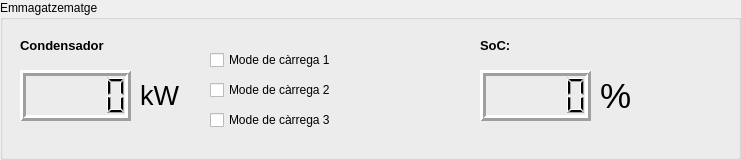
   <widget class="QGroupBox" name="groupBox_3">
    <property name="geometry">
     <rect>
      <x>10</x>
      <y>330</y>
      <width>741</width>
      <height>160</height>
     </rect>
    </property>
    <property name="title">
     <string>Emmagatzematge</string>
    </property>
    <widget class="QLCDNumber" name="lcdNumber_8">
     <property name="geometry">
      <rect>
       <x>20</x>
       <y>70</y>
       <width>111</width>
       <height>51</height>
      </rect>
     </property>
     <property name="font">
      <font>
       <family>Arial</family>
       <pointsize>10</pointsize>
       <weight>75</weight>
       <bold>true</bold>
      </font>
     </property>
     <property name="lineWidth">
      <number>3</number>
     </property>
    </widget>
    <widget class="QLabel" name="label_6">
     <property name="geometry">
      <rect>
       <x>20</x>
       <y>30</y>
       <width>121</width>
       <height>31</height>
      </rect>
     </property>
     <property name="font">
      <font>
       <family>Arial</family>
       <pointsize>10</pointsize>
       <weight>75</weight>
       <bold>true</bold>
      </font>
     </property>
     <property name="contextMenuPolicy">
      <enum>Qt::NoContextMenu</enum>
     </property>
     <property name="text">
      <string>Condensador</string>
     </property>
    </widget>
    <widget class="QCheckBox" name="checkBox_4">
     <property name="geometry">
      <rect>
       <x>210</x>
       <y>50</y>
       <width>181</width>
       <height>20</height>
      </rect>
     </property>
     <property name="text">
      <string>Mode de càrrega 1</string>
     </property>
    </widget>
    <widget class="QCheckBox" name="checkBox_5">
     <property name="geometry">
      <rect>
       <x>210</x>
       <y>110</y>
       <width>181</width>
       <height>20</height>
      </rect>
     </property>
     <property name="text">
      <string>Mode de càrrega 3</string>
     </property>
    </widget>
    <widget class="QCheckBox" name="checkBox_6">
     <property name="geometry">
      <rect>
       <x>210</x>
       <y>80</y>
       <width>181</width>
       <height>20</height>
      </rect>
     </property>
     <property name="text">
      <string>Mode de càrrega 2</string>
     </property>
    </widget>
    <widget class="QLCDNumber" name="lcdNumber_11">
     <property name="geometry">
      <rect>
       <x>480</x>
       <y>70</y>
       <width>111</width>
       <height>51</height>
      </rect>
     </property>
     <property name="font">
      <font>
       <family>Arial</family>
       <pointsize>10</pointsize>
       <weight>75</weight>
       <bold>true</bold>
      </font>
     </property>
     <property name="lineWidth">
      <number>3</number>
     </property>
    </widget>
    <widget class="QLabel" name="label_7">
     <property name="geometry">
      <rect>
       <x>480</x>
       <y>30</y>
       <width>121</width>
       <height>31</height>
      </rect>
     </property>
     <property name="font">
      <font>
       <family>Arial</family>
       <pointsize>10</pointsize>
       <weight>75</weight>
       <bold>true</bold>
      </font>
     </property>
     <property name="contextMenuPolicy">
      <enum>Qt::NoContextMenu</enum>
     </property>
     <property name="text">
      <string>SoC:</string>
     </property>
    </widget>
    <widget class="QLabel" name="label_8">
     <property name="geometry">
      <rect>
       <x>600</x>
       <y>70</y>
       <width>121</width>
       <height>51</height>
      </rect>
     </property>
     <property name="font">
      <font>
       <family>Arial</family>
       <pointsize>26</pointsize>
       <weight>50</weight>
       <bold>false</bold>
      </font>
     </property>
     <property name="contextMenuPolicy">
      <enum>Qt::NoContextMenu</enum>
     </property>
     <property name="text">
      <string>%</string>
     </property>
    </widget>
    <widget class="QLabel" name="label_14">
     <property name="geometry">
      <rect>
       <x>140</x>
       <y>70</y>
       <width>121</width>
       <height>51</height>
      </rect>
     </property>
     <property name="font">
      <font>
       <family>Arial</family>
       <pointsize>20</pointsize>
       <weight>50</weight>
       <bold>false</bold>
      </font>
     </property>
     <property name="contextMenuPolicy">
      <enum>Qt::NoContextMenu</enum>
     </property>
     <property name="text">
      <string>kW</string>
     </property>
    </widget>
   </widget>
